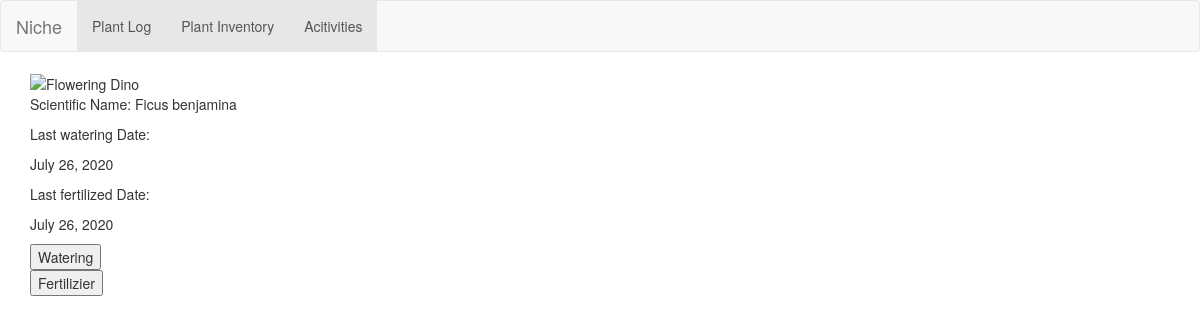
Screenshot of /houseplants/8/ with the database file from the repository.
### houseplants/models.py (models this page shows, shortened)
class Plant(models.Model):
    scientific_name = models.TextField(max_length=200)
    def __str__(self):
        return self.scientific_name

class PlantLog(models.Model):
    plant = models.ForeignKey(Plant, on_delete=models.CASCADE)
    date = models.DateField(default=date.today())
    activity = models.ForeignKey(Activity, on_delete=models.CASCADE)
    class Meta:
        ordering = ['date']

### houseplants/views.py (the view)
# urls.py: path('<int:plant_id>/', views.detail, name='detail'),
def detail(request, plant_id):
    plant = get_object_or_404(Plant, pk=plant_id)
    last_watering = PlantLog.objects.filter(plant=plant_id, activity='1').order_by('date').last
    last_fertilized = PlantLog.objects.filter(plant=plant_id, activity='2').order_by('date').last
    return render(request, 'houseplants/detail.html', {'plant': plant, 'last_watering': last_watering, 'last_fertilized': last_fertilized})

### houseplants/templates/houseplants/detail.html (shortened to what this page needs)
{% extends "houseplants/base.html" %}
{% block content %}
<div class="containter">
    <div>
        <img src="https://media.giphy.com/media/WPtzVOKMymmZrJv8fO/giphy.gif" alt="Flowering Dino" width="250" height="250">
        <p>Scientific Name: {{ plant }}</p>
    </div>
    <div>
        <p>Last watering Date:</p><p>{{ last_watering.date }}</p>
        <p>Last fertilized Date:</p><p>{{ last_fertilized.date }}</p>
    </div>
    <form action="{% url 'houseplants:water' plant.id %}" method="post">
        <input type="submit" id="water_button" value="Watering">
    </form>
     <form action="{% url 'houseplants:fertilize' plant.id %}" method="post">
        <input type="submit" id="fertilizer_button" value="Fertilizier">
    </form>
</div>
{% endblock content %}

### rows the page displays
Plant: scientific_name "Ficus benjamina"
PlantLog: date "July 26, 2020"
PlantLog: date "July 26, 2020"
